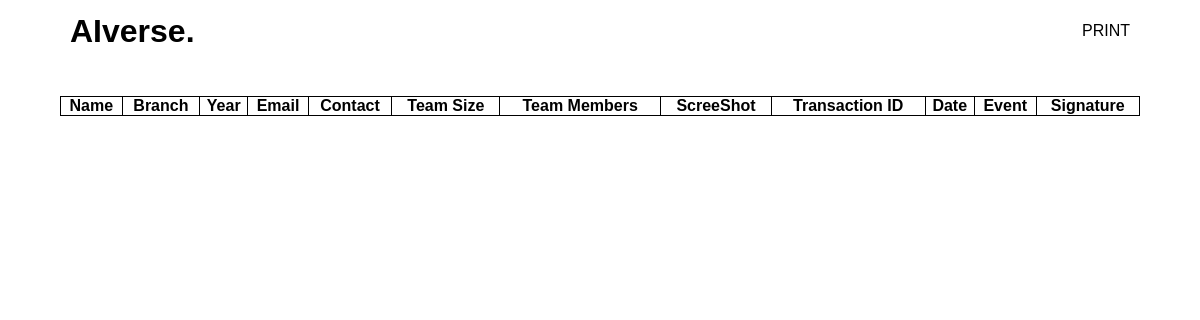
Page /gg/ on the earlier database version.
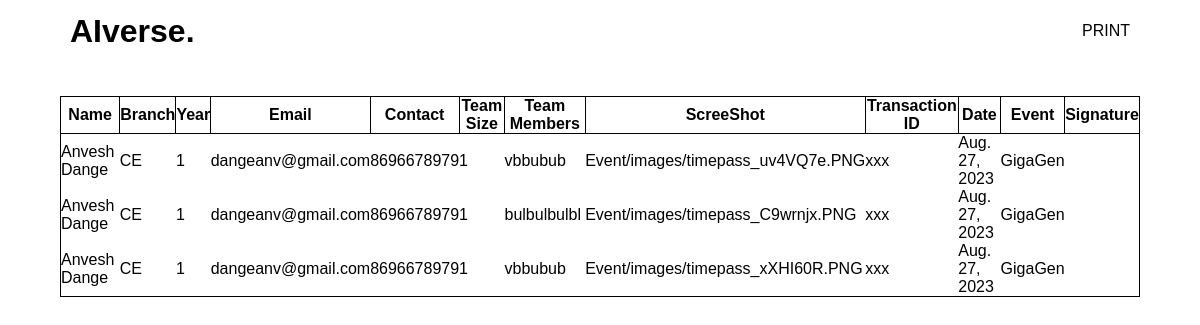
Same page on the later database version.
### AIverse/models.py (models this page shows, shortened)
class AIverse(models.Model):
    Name = models.CharField(max_length=100)
    Event = models.CharField(max_length=30)
    Branch = models.CharField(max_length=100)
    Year = models.CharField(max_length=30)
    Email = models.EmailField(max_length=30)
    Contact = models.CharField(max_length=10)
    Team_Size = models.CharField(max_length=10)
    Team_member = models.CharField(max_length=100, null=True)
    Screenshot = models.ImageField(upload_to="Event/images", null=True)
    Transaction_ID = models.CharField(max_length=40)
    Date = models.DateField(auto_now_add=True)

### AIverse/views.py (the view)
# urls.py: path('gg/',views.gg_reg, name='gg_reg'),
def gg_reg(request):
    data = serializers.serialize("python", AIverse.objects.all().filter(Event="GigaGen"))
    dictionary_lol = {"data": data}
    return render(request, "event/gg_reg.html", dictionary_lol)

### AIverse/templates/event/gg_reg.html (shortened to what this page needs)
{% load static %}
<!DOCTYPE html>
<html lang="en">
<head>
    <link rel="stylesheet" href="{% static 'css/gg_reg.css' %}">
</head>
<body>
    <header class="navbar">
        <div class="header">
            <div id="logo">
                <a href="index.html">
                    <h1>AIverse.</h1>
                </a>
            </div>
            <div class="menu">
                <ul class='menu-links'>
                    <li><a href="#" onclick="window.print()">PRINT</a></li>
                </ul>
            </div>
        </div>
    </header>
    <table class="table">
        <tr>
            <th>Name</th>
            <th>Branch</th>
            <th>Year</th>
            <th>Email</th>
            <th>Contact</th>
            <th>Team Size</th>
            <th>Team Members</th>
            <th>ScreeShot</th>
            <th>Transaction ID</th>
            <th>Date</th>
            <th>Event</th>
            <th>Signature</th>
        </tr>
        {% for i in data %}
        <tr>
            <td>{{i.fields.Name}}</td>
            <td>{{i.fields.Branch}}</td>
            <td>{{i.fields.Year}}</td>
            <td>{{i.fields.Email}}</td>
            <td>{{i.fields.Contact}}</td>
            <td>{{i.fields.Team_Size}}</td>
            <td>{{i.fields.Team_member}}</td>
            <td>{{i.fields.Screenshot}}</td>
            <td>{{i.fields.Transaction_ID}}</td>
            <td>{{i.fields.Date}}</td>
            <td>{{i.fields.Event}}</td>
        </tr>
        {% endfor %}
    </table>
</body>
</html>

Differences in the rows shown:
added AIverse: fields.Name "Anvesh Dange", fields.Branch "CE", fields.Year "1", fields.Email "dangeanv@gmail.com", fields.Contact "8696678979", fields.Team_Size "1", fields.Team_member "vbbubub", fields.Screenshot "Event/images/timepass_uv4VQ7e.PNG", fields.Transaction_ID "xxx", fields.Date "Aug. 27, 2023", fields.Event "GigaGen"
added AIverse: fields.Name "Anvesh Dange", fields.Branch "CE", fields.Year "1", fields.Email "dangeanv@gmail.com", fields.Contact "8696678979", fields.Team_Size "1", fields.Team_member "bulbulbulbl", fields.Screenshot "Event/images/timepass_C9wrnjx.PNG", fields.Transaction_ID "xxx", fields.Date "Aug. 27, 2023", fields.Event "GigaGen"
added AIverse: fields.Name "Anvesh Dange", fields.Branch "CE", fields.Year "1", fields.Email "dangeanv@gmail.com", fields.Contact "8696678979", fields.Team_Size "1", fields.Team_member "vbbubub", fields.Screenshot "Event/images/timepass_xXHI60R.PNG", fields.Transaction_ID "xxx", fields.Date "Aug. 27, 2023", fields.Event "GigaGen"
